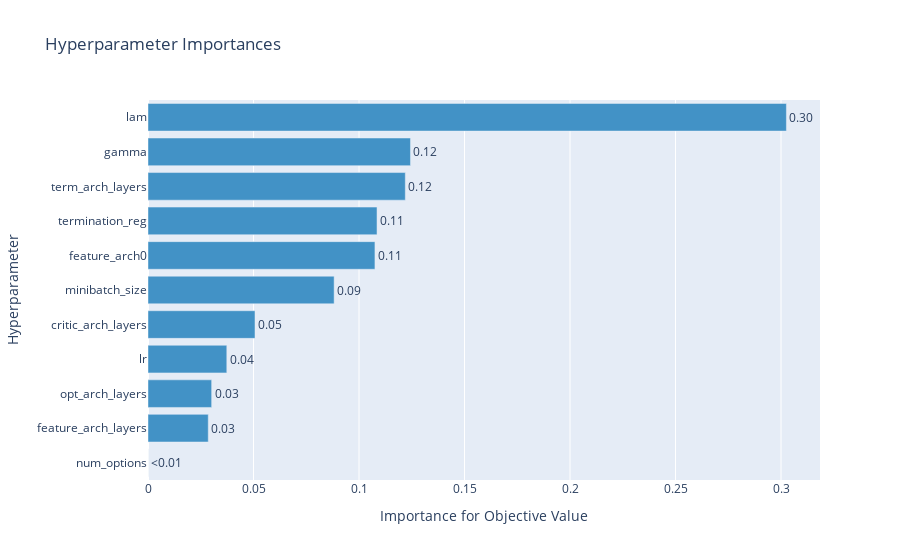

Notebook cell for this chart:
### Code cell
plot_param_importances(study)

### Figure 1 — Plotly figure (JSON) as saved in the notebook; plotly's stock layout.template omitted (floating-point values rounded to 4 significant figures)
{"data": [{"cliponaxis": false, "hovertemplate": ["num_options (IntDistribution): 0.0<extra></extra>", "feature_arch_layers (IntDistribution): 0.028556855186058827<extra></extra>", "opt_arch_layers (IntDistribution): 0.030167796308446453<extra></extra>", "lr (FloatDistribution): 0.03734572644596167<extra></extra>", "critic_arch_layers (IntDistribution): 0.0507124421227021<extra></extra>", "minibatch_size (IntDistribution): 0.08821661125508289<extra></extra>", "feature_arch0 (IntDistribution): 0.1075533015047398<extra></extra>", "termination_reg (FloatDistribution): 0.10854614122444549<extra></extra>", "term_arch_layers (IntDistribution): 0.12194394225415765<extra></extra>", "gamma (FloatDistribution): 0.12439845054443514<extra></extra>", "lam (FloatDistribution): 0.3025587331539699<extra></extra>"], "marker": {"color": "rgb(66,146,198)"}, "orientation": "h", "text": ["<0.01", "0.03", "0.03", "0.04", "0.05", "0.09", "0.11", "0.11", "0.12", "0.12", "0.30"], "textposition": "outside", "type": "bar", "x": [0, 0.02856, 0.03017, 0.03735, 0.05071, 0.08822, 0.1076, 0.1085, 0.1219, 0.1244, 0.3026], "y": ["num_options", "feature_arch_layers", "opt_arch_layers", "lr", "critic_arch_layers", "minibatch_size", "feature_arch0", "termination_reg", "term_arch_layers", "gamma", "lam"]}], "layout": {"showlegend": false, "title": {"text": "Hyperparameter Importances"}, "xaxis": {"title": {"text": "Importance for Objective Value"}}, "yaxis": {"title": {"text": "Hyperparameter"}}}}
